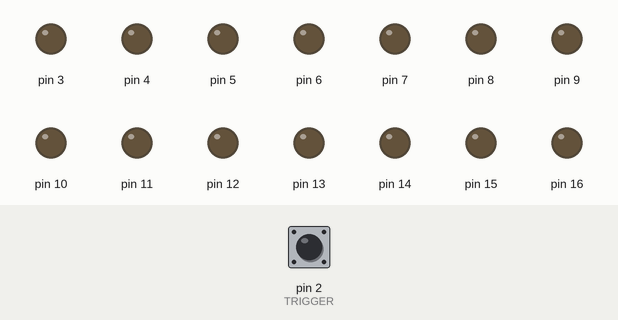
A sketch run on a simulated Arduino Uno, built with avr-gcc and run on an emulated ATmega328P. Parts: output pins drawn as LEDs (lit = HIGH). Dashed ring = blinking. Inputs (shaded band) come from the test bench; at power-on: pin 2 (TRIGGER) HIGH. What the sketch prints to the serial monitor is not drawn.

Above: at 1.2 s.
1.3 s: pin 2 (TRIGGER) pulled LOW for 0.15 s
At 1.47 s:
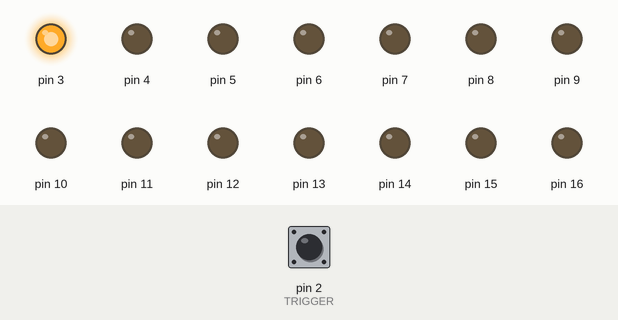
4.3 s: pin 2 (TRIGGER) pulled LOW for 1 s
At 4.97 s:
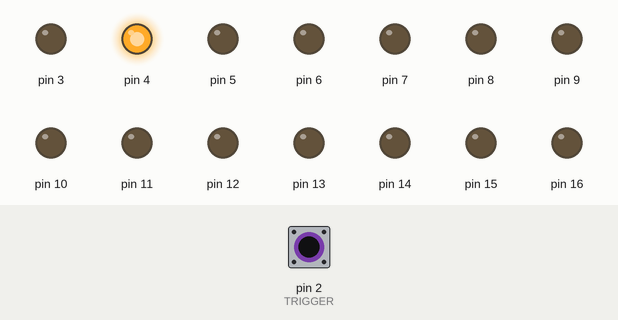
7.3 s: pin 2 (TRIGGER) pulled LOW for 3.2 s
At 8.47 s:
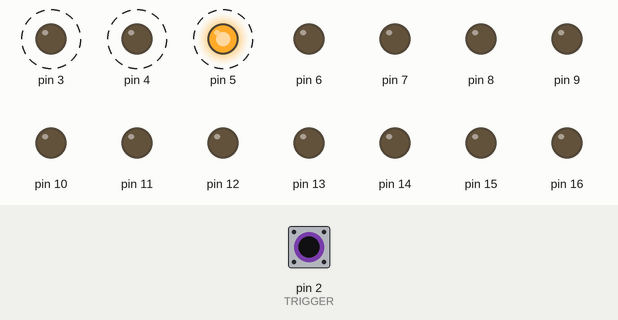
Timing chart, 0 to 13.7 s (numbered marks = the images above; inputs shaded):
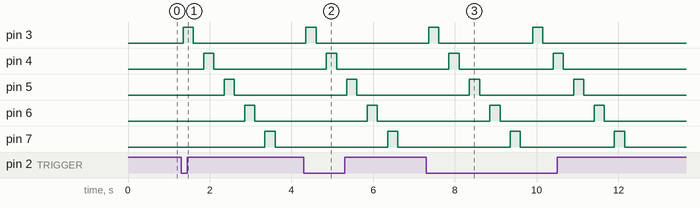

Measured:
- after the input at 1.3 s, pin 3: LOW → HIGH after 0.05 s, → LOW 0.25 s later; pin 4: LOW → HIGH after 0.55 s, → LOW 0.25 s later; pin 5: LOW → HIGH after 1.1 s, → LOW 0.25 s later; pin 6: LOW → HIGH after 1.6 s, → LOW 0.25 s later; pin 7: LOW → HIGH after 2.1 s, → LOW 0.25 s later
- after the input at 4.3 s, pin 3: LOW → HIGH after 0.05 s, → LOW 0.25 s later; pin 4: LOW → HIGH after 0.55 s, → LOW 0.25 s later; pin 5: LOW → HIGH after 1.1 s, → LOW 0.25 s later; pin 6: LOW → HIGH after 1.6 s, → LOW 0.25 s later; pin 7: LOW → HIGH after 2.1 s, → LOW 0.25 s later
- after the input at 7.3 s, pin 3: alternates HIGH for 0.25 s and LOW for 2.3 s, 4 changes in all, then stays LOW, starting after 0.05 s; pin 4: alternates HIGH for 0.25 s and LOW for 2.3 s, 4 changes in all, then stays LOW, starting after 0.55 s

The sketch:

FairyLights.ino
```cpp
// (licence header left out)
/*
// pin assignments
 * Signal     Pin
 *            Arduino Uno
 * ------------------------
 * 0   Serial RX
 * 1   Serial TX
 * 2   GO input         //the lights will go when this is pulled to ground
 * 3   light 1          //each light needs to be connected to a pin
 * 4   light 2          //you must connect the lights in order
 * 5   light 3          //you can choose if the lights are active low
 * 6   light 4          //or active  high in the variables section below
 * 7   light 5          //be sure to use current limiting resistors and other
                        //things as required to keep the light and the Arduino
 * 8   light 6          //safe.
 * 9   light 7
 * 10  light 8
 * 11  light 9
 * 12  light 10
 * 13   light 11

 * 14  (A0)     light 12
 * 15  (A1)     light 13
 * 16  (A2)     light 14
 * 17  (A3)     light 15
 * 18  (A4/SDA) light 16
 * 19  (A5/SCK) light 17


 General operation:

Setup

Running


 */
// Settings likely to change/be tweaked

    const byte              HOW_MANY_LIGHTS =    5;        //change this number to say how many lights you have connected, up to 17
    const unsigned long     ON_TIME         =  250;        //how many mS to keep each light turned on (1000mS = 1 second)
    const unsigned long     OFF_TIME        =  250;        //how many mS to pause between one light turning off and the next turning on
    const bool              ACTIVE_HIGH     =   true;      //set to true if the light needs a positive output to turn on.
                                                           //Set to false if it needs a negative output to turn on
// Most things below this line shouldn't be changed unless you know what you are doing.
// but feel free to read, learn and experimeint.

// Pin Renames

    //no pin renames for the lights, code relies on the sequential pin numbering
    const byte              TRIGGER     =    2;          //when this pin is pulled low, the lights will chase.

// Other Constants

      const bool            ON = ACTIVE_HIGH;
      const bool            OFF = !ACTIVE_HIGH;
      bool DebounceSW(byte SWx);
//Variables
    unsigned long   NextStep;                         //used to hold the next time something will happen


void setup()
{

  // serial setup
  Serial.begin(9600);
  Serial.println("Serial interface started");

  pinMode(TRIGGER,INPUT_PULLUP);
  for (int x=3; x < 19; x++)
  {
    pinMode(x,OUTPUT);
    digitalWrite(x,OFF);
  }


}

void loop()
{

  if (!DebounceSW(TRIGGER)) {return;}  //if trigger is not active, the return sends the code back to
                                        //beginning of loop().  Which means that the code below only
                                        //executes if trigger is active.

  for (int x=0; x<HOW_MANY_LIGHTS; x++) //loop through each light up to HOW_MANY_LIGHTS
  {
    digitalWrite(x+3,ON);               //turn the light on
    delay(ON_TIME);                     //pause for the ON time
    digitalWrite(x+3,OFF);              //turn the light off
    delay(OFF_TIME);                    //pause for the off time
  }


}

bool DebounceSW(byte SWx)
{
  //Read the switch 5 times, 10mS apart.  Return
  //the value of the majority of the reads.
  //this is to prevent false or erattic triggering
  //caused by the internal mechanical bounce of a switch

  byte HighCounts = 0;
  for (int x = 0 ; x <5 ; x++)
  {
    if (!digitalRead(SWx))    //invert the reading due to the use of pullups
    {
      HighCounts++;
    }
    delay(10);
  }
  return (HighCounts > 2);    //if there are more than 2 hights, return high
}
```
